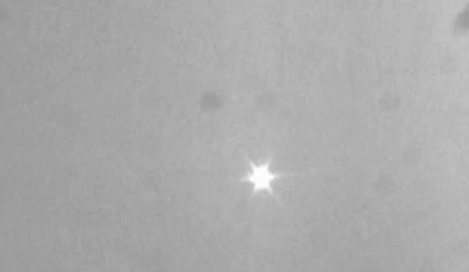
#> input picture ARCHIVED_IMAGES/old/laser_dot2.jpg, 469 x 272 px, found by its file name
$ python 3_circle_recognition.py
#> lines starting #> are read from the running program, lines starting #| are printed output that depends on the picture; after the words box and inside, x2 and y2 are one past the last pixel; in counts of white or black regions, pixels touching at a corner belong together
import cv2
import numpy as np

img = cv2.imread('./laser_dot2.jpg')
#> img is the input picture: shape (272, 469, 3); min 149, max 255, mean 171.4


def onmouse(event, x, y, flags, param):  # 标准鼠标交互函数
    #    if event==cv2.EVENT_LBUTTONDBLCLK :      #当鼠标点击时
    #        print("y=",y), print("x=",x), print(img[y,x],"\n")           #显示鼠标所在像素的数值，注意像素表示方法和坐标位置的不同
    if event == cv2.EVENT_MOUSEMOVE:  # 当鼠标移动时
        print("y=", y, "x=", x, img[y, x], "\n")


def main():

    kernel = np.ones((5, 5), np.uint8)

    imgGray = cv2.cvtColor(img, cv2.COLOR_BGR2GRAY)
    imgBlur = cv2.GaussianBlur(imgGray, (7, 7), 0)
    imgCanny = cv2.Canny(img, 100, 100)
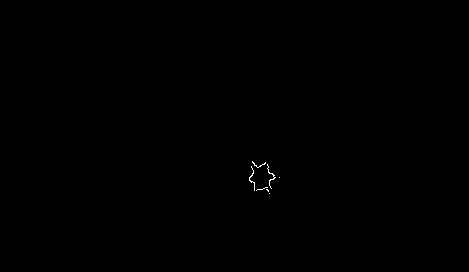
#> imgCanny: shape (272, 469); 0.09% white in thin lines or dots, all inside (x1, y1, x2, y2) = (249, 161, 280, 194)
    imgDialation = cv2.dilate(imgCanny, kernel, iterations=1)
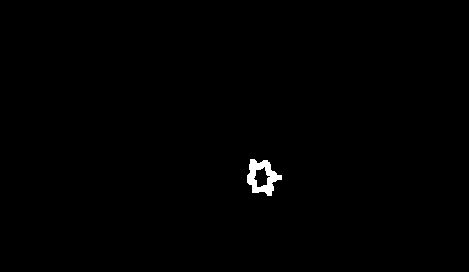
#> imgDialation: shape (272, 469); 0.5% white; 1 white region, box (x1, y1, x2, y2) and area: (247, 159, 282, 196) 637
    imgEroded = cv2.erode(imgDialation, kernel, iterations=1)

    ret, thresh = cv2.threshold(imgGray, 128, 15, cv2.THRESH_BINARY)
#> thresh: shape (272, 469); every value is 15

    # 寻找轮廓
    contours, hierarchy = cv2.findContours(
        thresh, cv2.RETR_TREE, cv2.CHAIN_APPROX_SIMPLE)
#> contours = [[[0, 0], [0, 271], [468, 271], [468, 0]]]

    cnt = contours[0]  # 取第一条轮廓
#> cnt = [[0, 0], [0, 271], [468, 271], [468, 0]]
    M = cv2.moments(cnt)  # 计算第一条轮廓的各阶矩,字典形式
#> M = moments, m00 126828, centre m10/m00, m01/m00 = (234, 135.5)

    print(M)
#> (printed output is left out)
    # 这两行是计算中心点坐标
    cx = int(M['m10']/M['m00'])
#> cx = 234
    cy = int(M['m01']/M['m00'])
#> cy = 135
    print(cx)
#| 234
    print(cy)
#| 135
    cv2.line(img, (0, 0), (cx, cy), (255, 255, 0), 1, 4)
    print(len(hierarchy))
#| 1
    cv2.drawContours(img, contours, -1, (0, 0, 255), 2)
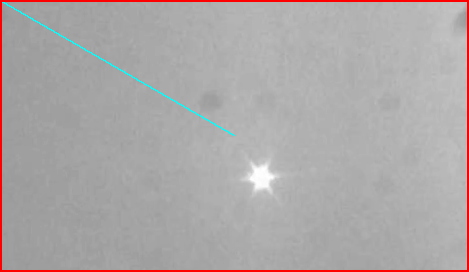
#> img: shape (272, 469, 3); mean B, G, R 167.7, 167.7, 172.9

    cv2.imshow("Gray Image", imgGray)
    # cv2.imshow("Blur Image", imgBlur)
    cv2.imshow("Canny Image", imgCanny)
    cv2.imshow("imgDialation Image", imgDialation)

    cv2.imshow("img", img)
    cv2.waitKey(0)


if __name__ == '__main__':  # 运行
    main()
